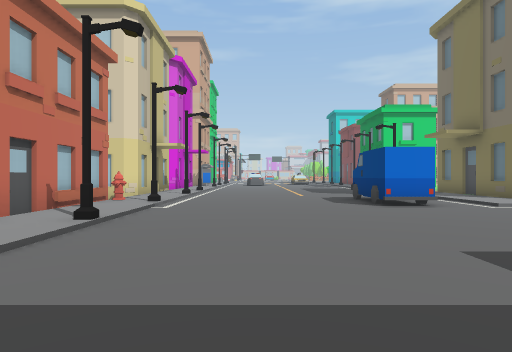
view 1 (above)

18 first-person views from a walk through a Unity game level. The camera is 1.4 m above the floor, looks level and sees 75° across. The floor is counted in squares, 2 m on a side. Each view is taken from the middle of a square. On the plan, view 1 faces up. The plan holds only what a view shows up to about 10 squares ahead; the rest is blank. The place goes on beyond the plan. The player is left out. Some surface patterns are stand-ins.

view 2
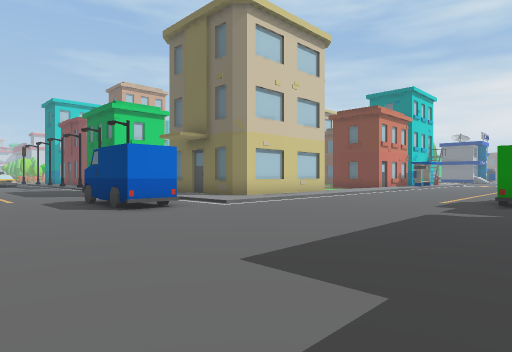

view 3
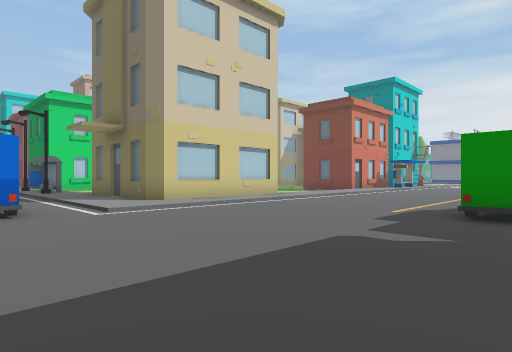

view 4
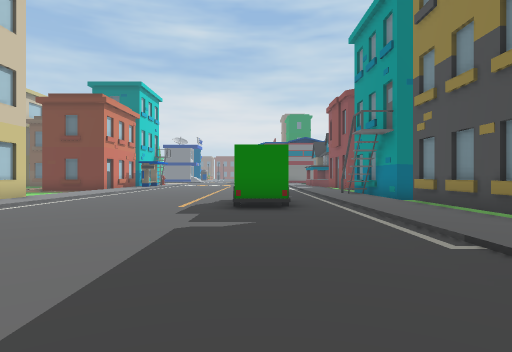

view 5
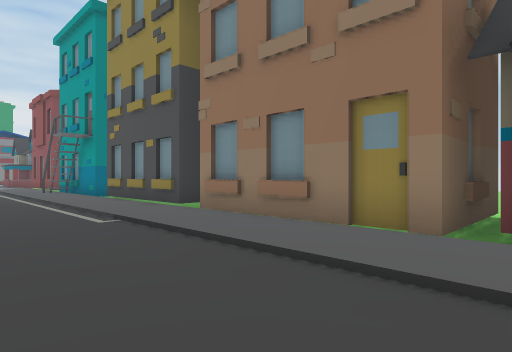

view 6
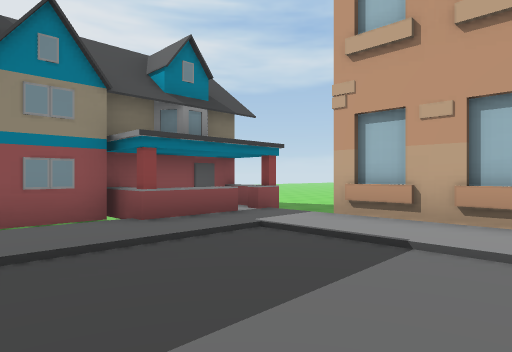

view 7
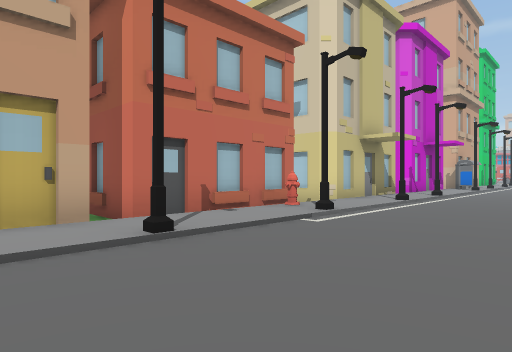

view 8
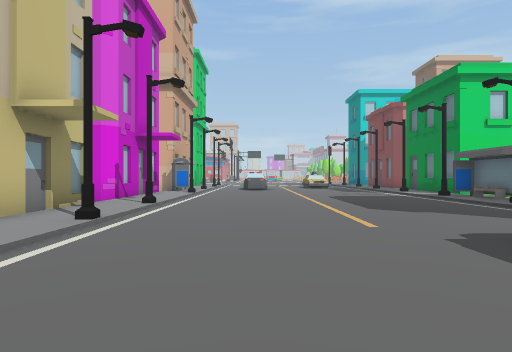

view 9
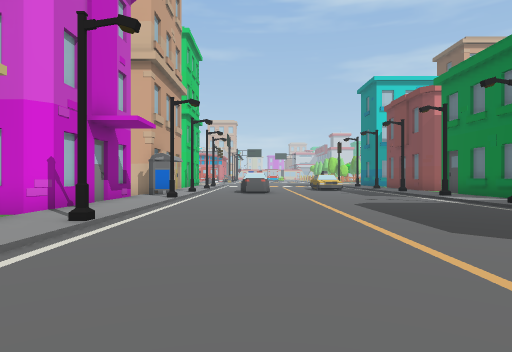

view 10
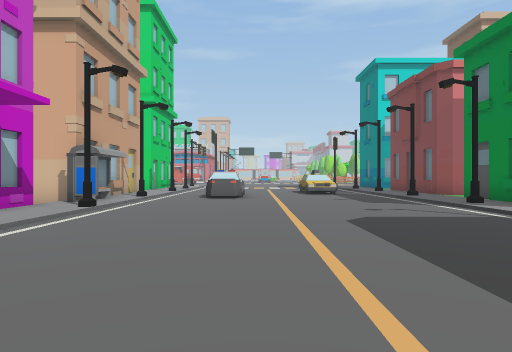

view 11
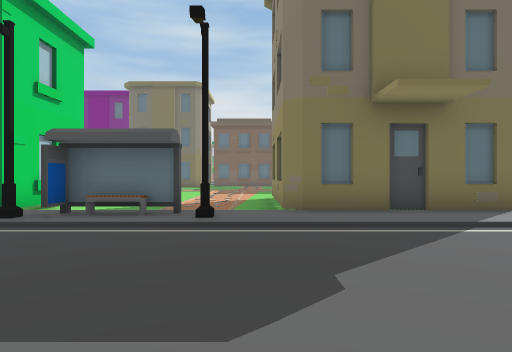

view 12
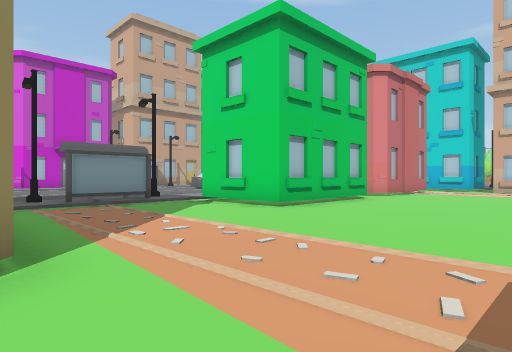

view 13
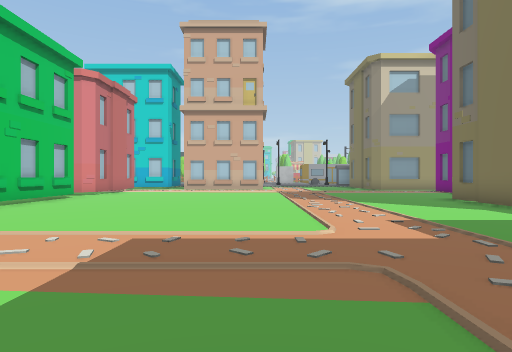

view 14
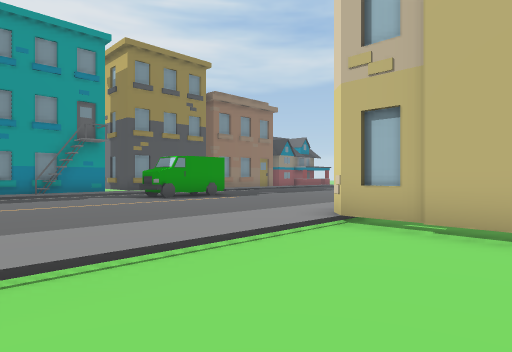

view 15
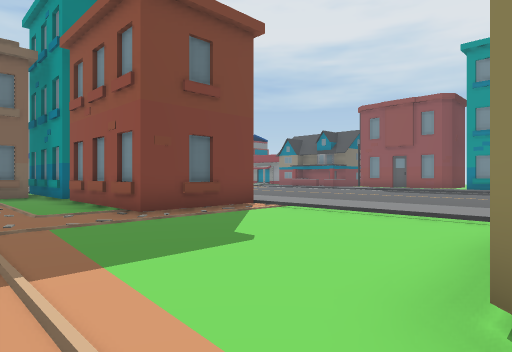

view 16
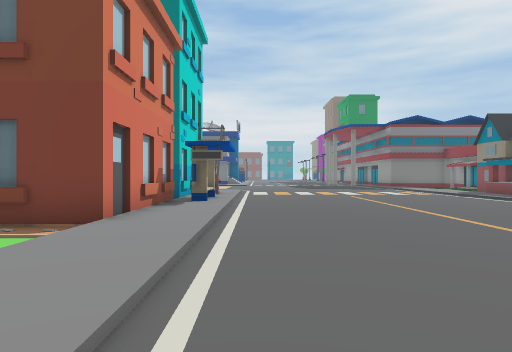

view 17
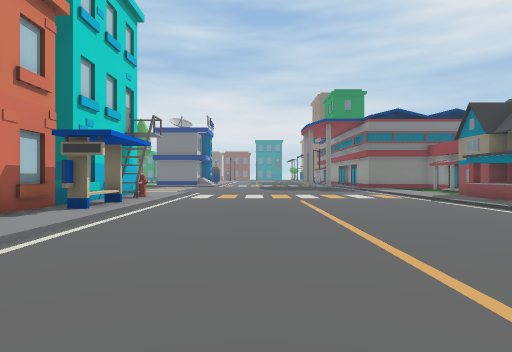

view 18
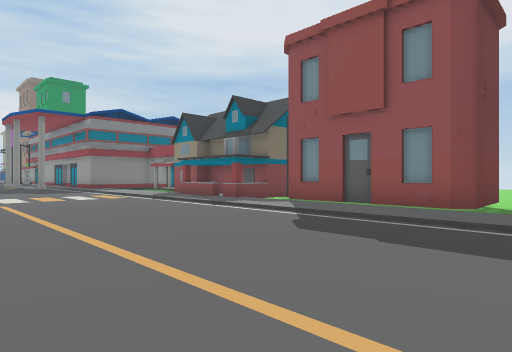

### Floor plan
Key: @ floor where view 1 was taken; # wall or solid block; . main floor; : floor 0.25 m higher than the main floor; - floor 0.25 m lower than the main floor; / step, stairs or slope; B building; T truck; H hydrant; O other object.
Columns run from 7 left of view 1 to 25 right of it. Each row starts with its distance up from view 1.
 23     #........::   ....
 22   #BO........:B  B..........
 21    /O........:B  B..........
 20    #:#.......:B  #..........
 19    #:........:B###..........
 18    #:........//.............
 17    B:........OO............. BB
 16   ##:........:O............    B
 15    #:#.......#/............    B
 14    #:........:/...............
 13    #:........:####B#...........#
 12    #:........:#    #.....##B####
 11   B#:........:#    #.....B    #
 10    /:.....TT.:##   B.....##   #
  9    H:.....# .::## B#/////B#BBBBBB
  8    B:.....##.::::::::::::::::OO:O
  7    B:............................
  6 B# /:............................
  5    /:#...........................
  4    #:............................
  3     :............................
  2    B:............  T.............
  1    B:............... ............
  0    B://@////////////  ///////////
 -1  --/:::::::::::::::: B:::::::::::
 -2 ---BBBB///BBBBB#BB/# BB/#####/BBB
 -3 -- ######     ##  -#    #   B

Positions as (right, up) in squares from view 1, and headings:
1: (0, 0), facing up
2: (0, 1), facing up-right
3: (3, 1), facing up-right
4: (2, 2), facing right
5: (0, 2), facing down-right
6: (1, 3), facing down-left
7: (1, 3), facing up-left
8: (0, 7), facing up
9: (0, 10), facing up
10: (1, 13), facing up
11: (1, 14), facing right
12: (15, 13), facing up-left
13: (16, 12), facing up
14: (17, 12), facing down-left
15: (12, 15), facing down-right
16: (13, 7), facing right
17: (15, 5), facing right
18: (15, 5), facing down-right
